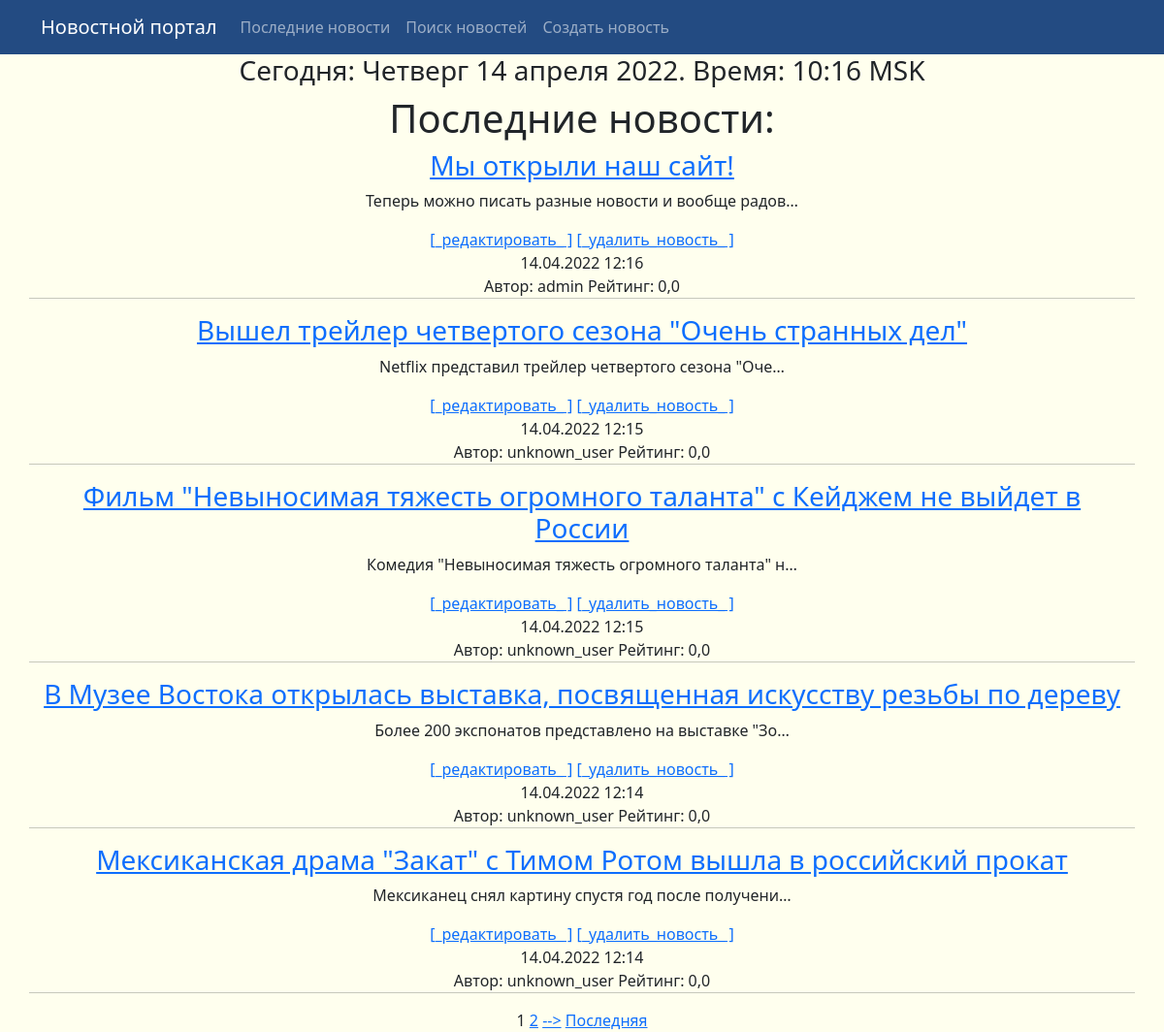
The page / on the database its author committed.
### news/models.py (models this page shows, shortened)
class Post(models.Model):
    post = "PS"
    news = "NW"
    TYPE = [
        (post, "Статья"),
        (news, "Новость"),
    ]
    author = models.ForeignKey('accounts.Author', on_delete=models.CASCADE)
    type = models.CharField(
        max_length=2,
        choices=TYPE,
        default=post
    )
    create_time = models.DateTimeField(auto_now_add=True)
    category = models.ManyToManyField(Category, through="PostCategory")
    header = models.CharField(
        max_length=124,
        default='Заголовок отсутвует'
    )
    text = models.TextField(default='Текст отсутствует')
    rating = models.FloatField(default=0.0)

### accounts/models.py (models this page shows, shortened)
class Author(models.Model):
    user = models.OneToOneField(User,
                                on_delete=models.CASCADE)
    rating = models.FloatField(default=0.0)
    def __str__(self):
        return self.user.username

### news/views.py (the view)
# urls.py: path('', NewsListView.as_view(), name='news_list'),
class NewsListView(ListView):
    model = Post
    template_name = 'news_list.html'
    context_object_name = 'news'
    queryset = Post.objects.order_by('-id')
    paginate_by = 5
    def get_context_data(self, **kwargs):
        context = super().get_context_data(**kwargs)
        context['time_now'] = datetime.now()
        context['form'] = PostForm
        return context

### templates/news_list.html (shortened to what this page needs)
{% extends 'default.html' %}
{% load censor_filter %}
{% block content %}
<h3> Сегодня: {{ time_now|date:'l d E Y' }}. Время: {{ time_now|date:'H:i T' }} </h3>
<h1>Последние новости:</h1>
{% for post in news  %}
    <div class="row">
        <div class="col-lg-12 text-center">
            <h3> <a href="/news/{{ post.id }}"> {{ post.header|censor }}</a> </h3>
            <p> {{ post.text|truncatechars:50|censor }} </p>
            <a href="{% url 'post_update' post.id %}">[_редактировать_ ]</a>
            <a href="{% url 'post_delete' post.id %}">[_удалить_новость_ ]</a>
            <br>
            <span> {{ post.create_time|date:'d.m.Y H:i' }} </span>
            <br>
            <span> Автор: {{post.author}} Рейтинг: {{ post.rating }} </span>
        </div>
        <hr>
    </div>
{% endfor %}
{% if is_paginated %}
    {% for num in page_obj.paginator.page_range %}
        {% if page_obj.number == num %}
            <a>{{ num }}</a>
        {% elif num > page_obj.number|add:'-3' and num < page_obj.number|add:'3' %}
            <a href="?page={{ num }}">{{ num }}</a>
        {% endif %}
    {% endfor %}
    {% if page_obj.has_next %}
        <a href="?page={{ page_obj.next_page_number }}">--></a>
        <a href="?page={{ page_obj.paginator.num_pages }}">Последняя</a>
    {% endif %}
{% endif %}
{% endblock content %}

### templates/default.html (shortened to what this page needs)
{% load static %}
<!DOCTYPE html>
<html lang="en">
<head>
  <link href="{% static 'css/styles.css' %}" rel="stylesheet">
</head>
<body>
  <nav class="navbar navbar-expand-lg navbar-dark bg-dark static-top">
    <div class="container">
      <a class="navbar-brand" href="/">Новостной портал</a>
      <div class="collapse navbar-collapse" id="navbarResponsive">
        <ul class="navbar-nav ml-auto ">
          <li class="nav-item ml-auto ">
            <a class="nav-link" href="{% url 'news_list' %}"">Последние новости</a>
          </li>
          <li class="nav-item ml-auto ">
            <a class="nav-link" href="{% url 'news_search' %}">Поиск новостей</a>
          </li>
          <li class="nav-item ml-auto ">
            <a class="nav-link" href="{% url 'post_create' %}">Создать новость</a>
          </li>
        </ul>
      </div>
    </div>
  </nav>
  <div class="container">
    <div class="row">
      <div class="col-lg-12 text-center">
       {% block content %}{% endblock content %}
      </div>
    </div>
  </div>
</body>
</html>

### rows shown on the page
Post: header|censor "Мы открыли наш сайт!", text|censor "Теперь можно писать разные новости и вообще радов…", create_time "14.04.2022 12:16", author "admin", rating "0,0"
Post: header|censor "Вышел трейлер четвертого сезона \"Очень странных дел\"", text|censor "Netflix представил трейлер четвертого сезона \"Оче…", create_time "14.04.2022 12:15", author "unknown_user", rating "0,0"
Post: header|censor "Фильм \"Невыносимая тяжесть огромного таланта\" с Кейджем не выйдет в России", text|censor "Комедия \"Невыносимая тяжесть огромного таланта\" н…", create_time "14.04.2022 12:15", author "unknown_user", rating "0,0"
Post: header|censor "В Музее Востока открылась выставка, посвященная искусству резьбы по дереву", text|censor "Более 200 экспонатов представлено на выставке \"Зо…", create_time "14.04.2022 12:14", author "unknown_user", rating "0,0"
Post: header|censor "Мексиканская драма \"Закат\" с Тимом Ротом вышла в российский прокат", text|censor "Мексиканец снял картину спустя год после получени…", create_time "14.04.2022 12:14", author "unknown_user", rating "0,0"

### other values the page prints
{{ time_now|date:'l d E Y' }} "Четверг 14 апреля 2022"
{{ time_now|date:'H:i T' }} "10:16 MSK"
{{ num }} "1"
{{ num }} "2"
